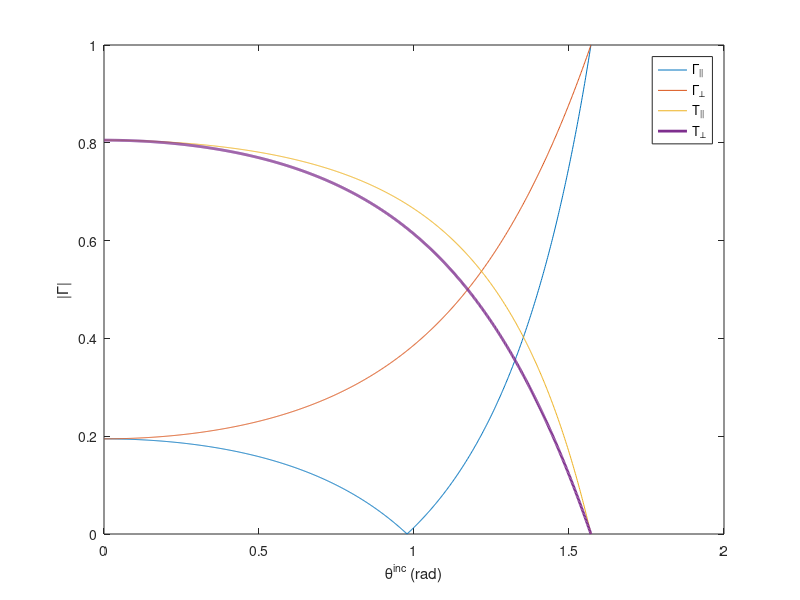
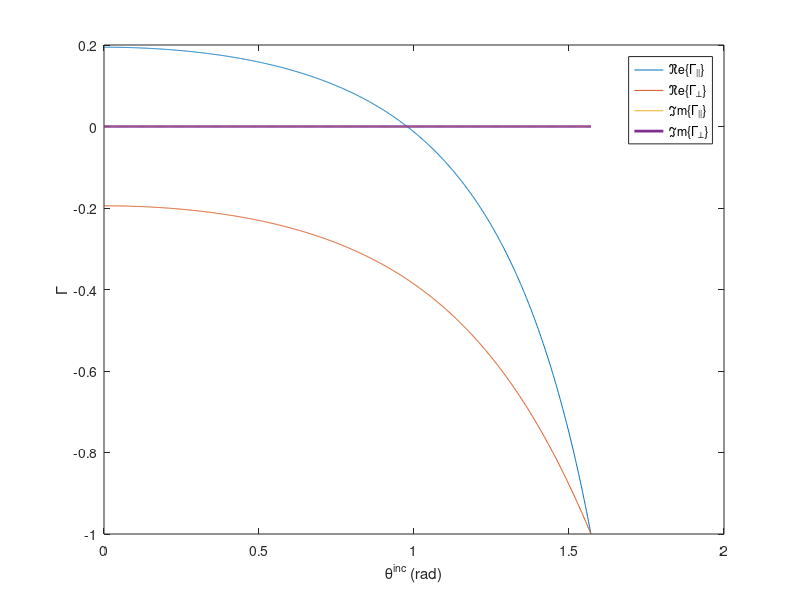
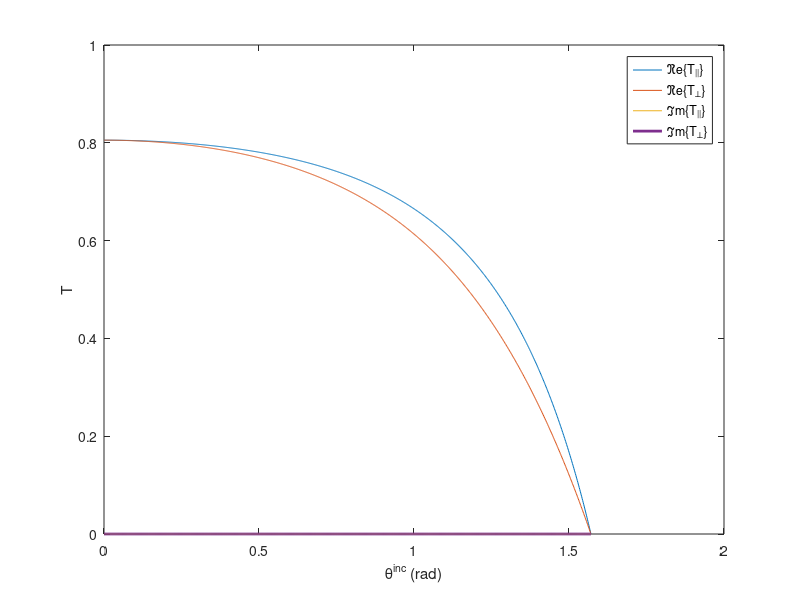

Source code (MATLAB) for these figures, in order:
%% calcola i coefficienti di riflessione e trasmissione tra 2 mezzzi
clear all
close all

%% mezzo 1
epsr1=1;
mur1=1;

%% mezzo 2
epsr2=2.2;
mur2=1;

eta1=sqrt(mur1/epsr1); % impedenze normalizzate
eta2=sqrt(mur2/epsr2);

thetainc=linspace(0,pi/2,1001); % angolo di incidenza
thetatra=conj(asin(sqrt(epsr1*mur1)/sqrt(epsr2*mur2)*sin(thetainc))); % legge di Snell

Gammapar=(eta1*cos(thetainc)-eta2*cos(thetatra))./(eta1*cos(thetainc)+eta2*cos(thetatra));
Gammaprp=(eta2./cos(thetatra)-eta1./cos(thetainc))./(eta2./cos(thetatra)+eta1./cos(thetainc));

Taupar=2*eta2*cos(thetainc)./(eta1*cos(thetainc)+eta2*cos(thetatra));
Tauprp=2*eta2./cos(thetatra)./(eta2./cos(thetatra)+eta1./cos(thetainc));

%% plot
figure(1)
plot(thetainc,abs(Gammapar),thetainc,abs(Gammaprp),thetainc,abs(Taupar),thetainc,abs(Tauprp),'linewidth',2)
xlabel('\theta^{inc} (rad)'), ylabel('|\Gamma|')
legend('\Gamma_{||}','\Gamma_{\perp}','T_{||}','T_{\perp}')

figure(2)
plot(thetainc,real(Gammapar),thetainc,real(Gammaprp),thetainc,imag(Gammapar),thetainc,imag(Gammaprp),'linewidth',2)
xlabel('\theta^{inc} (rad)'), ylabel('\Gamma')
legend('\Ree\{\Gamma_{||}\}','\Ree\{\Gamma_{\perp}\}','\Imm\{\Gamma_{||}\}','\Imm\{\Gamma_{\perp}\}')

figure(3)
plot(thetainc,real(Taupar),thetainc,real(Tauprp),thetainc,imag(Taupar),thetainc,imag(Tauprp),'linewidth',2)
xlabel('\theta^{inc} (rad)'), ylabel('T')
legend('\Ree\{T_{||}\}','\Ree\{T_{\perp}\}','\Imm\{T_{||}\}','\Imm\{T_{\perp}\}')
